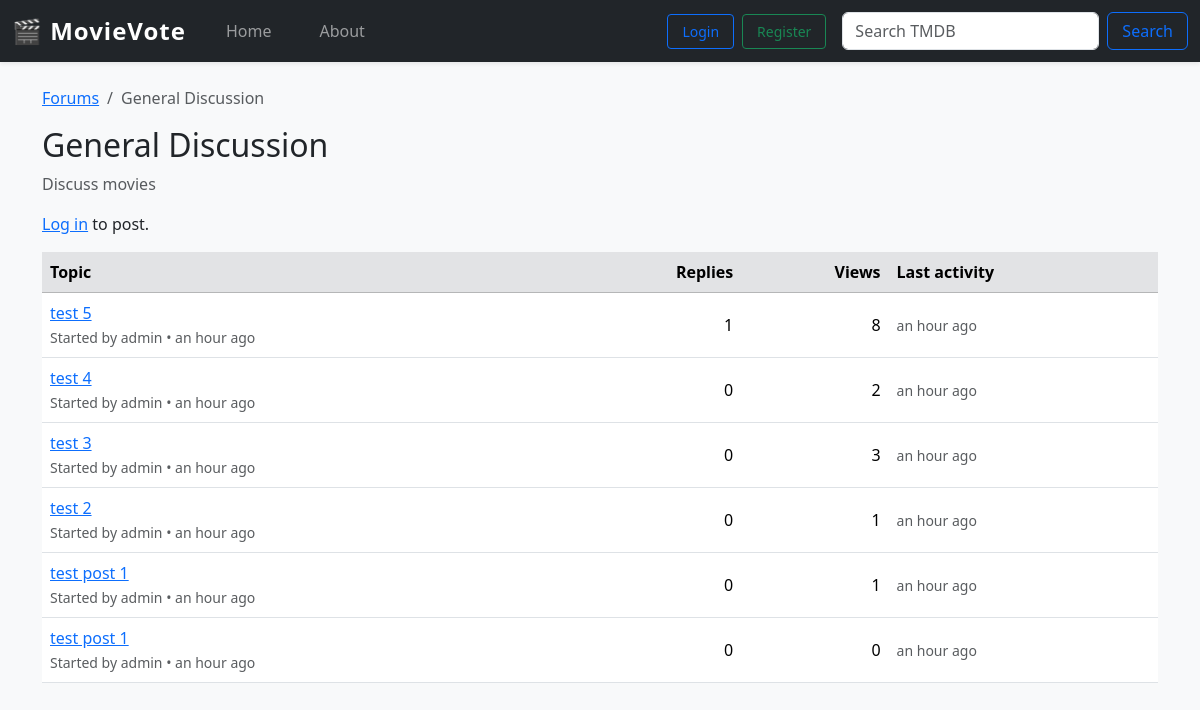
The app's page /forum/general-discussion/ with its own data.
### forum/models.py (models this page shows, shortened)
class Forum(models.Model):
    category    = models.ForeignKey(Category, related_name="forums",
                                    on_delete=models.CASCADE)
    name        = models.CharField(max_length=80)
    slug        = models.SlugField(max_length=90, unique=True, blank=True)
    blurb       = models.CharField(max_length=255, blank=True)
    position    = models.PositiveSmallIntegerField(default=0)
    topic_count = models.PositiveIntegerField(default=0)
    post_count  = models.PositiveIntegerField(default=0)
    last_post = models.ForeignKey(
        "Post", null=True, blank=True,
        on_delete=models.SET_NULL,
        related_name="+"
    )
    class Meta:
        ordering = ("position",)

class Topic(models.Model):
    forum       = models.ForeignKey(Forum, related_name="topics",
                                    on_delete=models.CASCADE)
    title       = models.CharField(max_length=140)
    slug        = models.SlugField(max_length=150, blank=True)
    starter     = models.ForeignKey(User, on_delete=models.CASCADE)
    created_at  = models.DateTimeField(default=timezone.now)
    updated_at  = models.DateTimeField(default=timezone.now)
    view_count  = models.PositiveIntegerField(default=0)
    reply_count = models.PositiveIntegerField(default=0)
    pinned      = models.BooleanField(default=False)
    locked      = models.BooleanField(default=False)
    class Meta:
        ordering = ("-pinned", "-updated_at")

### forum/views.py (the view)
# urls.py: path("<slug:forum>/",        views.TopicList.as_view(), name="board"),
class TopicList(ListView):
    paginate_by = 25
    template_name = "forum/board.html"
    context_object_name = "topics"
    def get_queryset(self):
        self.board = get_object_or_404(Forum, slug=self.kwargs["forum"])
        return self.board.topics.select_related("starter")
    def get_context_data(self, **kwargs):
        ctx = super().get_context_data(**kwargs)
        ctx["board"] = self.board
        return ctx

### templates/forum/board.html (shortened to what this page needs)
{% extends "movies/base.html" %}
{% load humanize %}
{% block content %}
<nav aria-label="breadcrumb">
  <ol class="breadcrumb">
    <li class="breadcrumb-item"><a href="{% url 'forum:index' %}">Forums</a></li>
    <li class="breadcrumb-item active" aria-current="page">{{ board.name }}</li>
  </ol>
</nav>
<h2>{{ board.name }}</h2>
<p class="text-muted">{{ board.blurb }}</p>
{% if user.is_authenticated %}
  <a class="btn btn-primary mb-3"
     href="{% url 'forum:topic_new' board.slug %}">
     Start New Topic
  </a>
{% else %}
  <p><a href="{% url 'login' %}">Log in</a> to post.</p>
{% endif %}
<div class="table-responsive">
  <table class="table table-hover align-middle">
    <thead class="table-secondary">
      <tr>
        <th>Topic</th>
        <th class="text-end">Replies</th>
        <th class="text-end">Views</th>
        <th>Last activity</th>
      </tr>
    </thead>
    <tbody>
    {% for t in topics %}
      <tr>
        <td>
          <a href="{% url 'forum:topic' board.slug t.pk t.slug %}">
            {{ t.title }}
          </a><br>
          <small class="text-muted">
            Started by {{ t.starter }} • {{ t.created_at|naturaltime }}
          </small>
        </td>
        <td class="text-end">{{ t.reply_count }}</td>
        <td class="text-end">{{ t.view_count }}</td>
        <td class="text-muted small">{{ t.updated_at|naturaltime }}</td>
      </tr>
    {% empty %}
      <tr><td colspan="4">No topics yet.</td></tr>
    {% endfor %}
    </tbody>
  </table>
</div>
{% endblock %}

### movies/static/css/movies.css (style rules this page uses)
body { background-color: #f8f9fa; }

### records on screen
Forum: name "General Discussion", blurb "Discuss movies"
Topic: title "test 5", starter "admin", created_at "an hour ago", reply_count "1", view_count "8", updated_at "an hour ago"
Topic: title "test 4", starter "admin", created_at "an hour ago", reply_count "0", view_count "2", updated_at "an hour ago"
Topic: title "test 3", starter "admin", created_at "an hour ago", reply_count "0", view_count "3", updated_at "an hour ago"
Topic: title "test 2", starter "admin", created_at "an hour ago", reply_count "0", view_count "1", updated_at "an hour ago"
Topic: title "test post 1", starter "admin", created_at "an hour ago", reply_count "0", view_count "1", updated_at "an hour ago"
Topic: title "test post 1", starter "admin", created_at "an hour ago", reply_count "0", view_count "0", updated_at "an hour ago"
